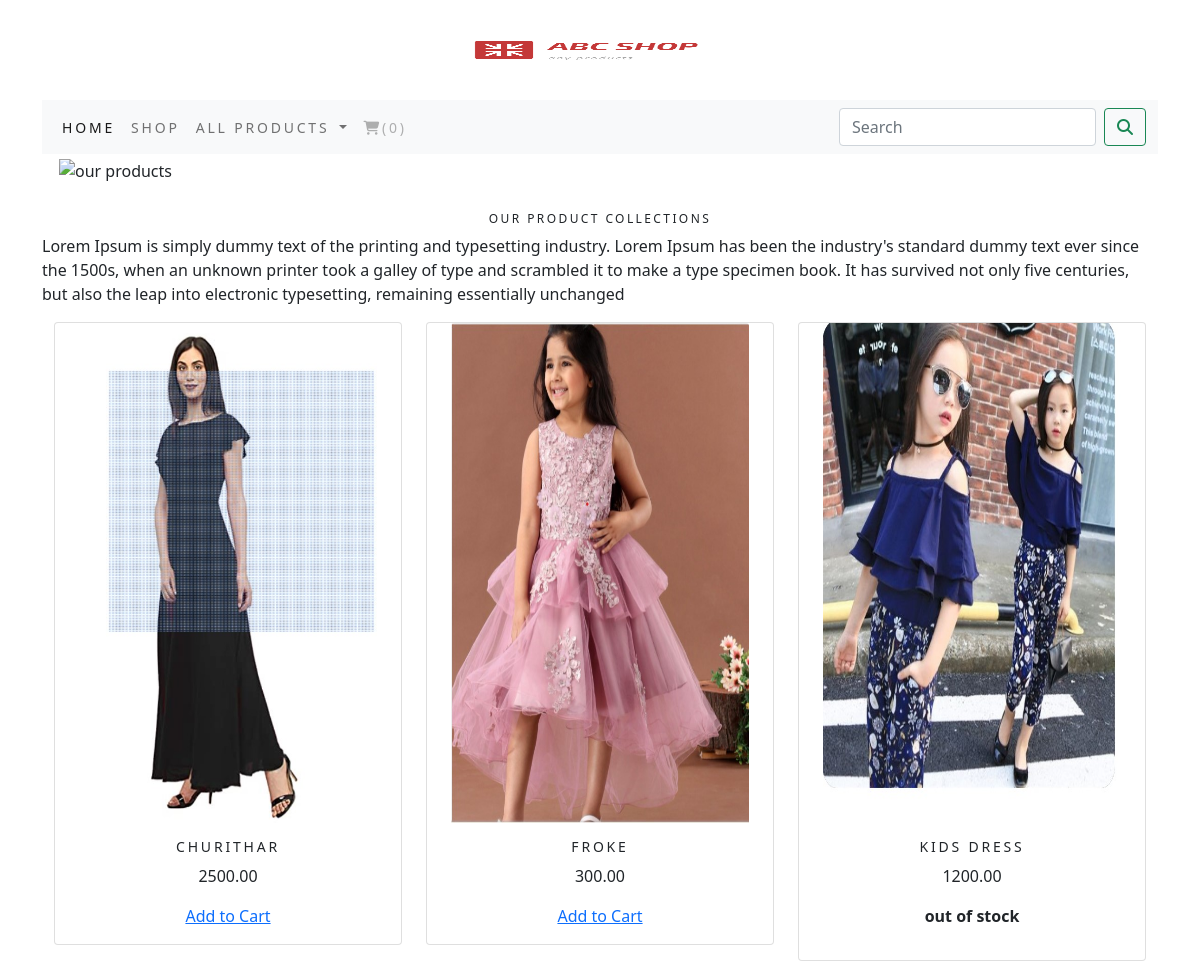
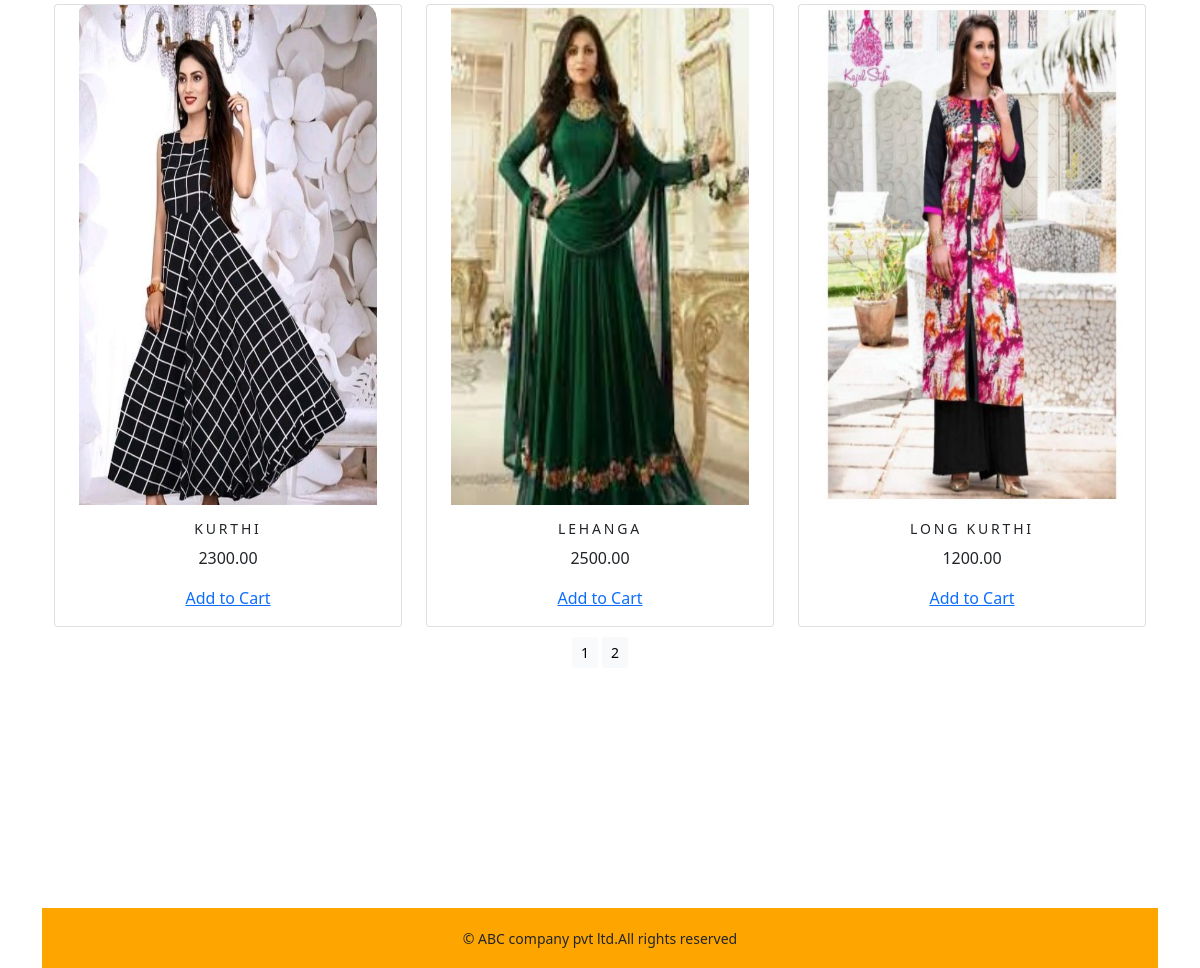
The app's page /shop/ with its own data (2 pictures, top to bottom).
### shoppingapp/models.py (models this page shows, shortened)
class Product(models.Model):
    name = models.CharField(max_length=250, unique=True)
    slug = models.SlugField(max_length=250, unique=True)
    description = models.TextField(blank=True)
    price = models.DecimalField(max_digits=10, decimal_places=2)
    category = models.ForeignKey(Category, on_delete=models.CASCADE)
    image = models.ImageField(upload_to='product', blank=True)
    stock = models.IntegerField()
    available = models.BooleanField(default=True)
    created = models.DateTimeField(auto_now_add=True)
    updated = models.DateTimeField(auto_now=True)
    class Meta:
        ordering = ('name',)
        verbose_name = 'product'
        verbose_name_plural = 'products'
    def get_url(self):
        return reverse('shoppingapp:pcDetail', args=[self.category.slug, self.slug])

### shoppingapp/views.py (the view)
# urls.py: path('', views.Cproduct, name='Cproduct'),
def Cproduct(request, c_slug=None):
    c_page = None
    products_list = None
    if c_slug is not None:
        c_page = get_object_or_404(Category, slug=c_slug)
        products_list = Product.objects.all().filter(category=c_page, available=True)
    else:
        products_list = Product.objects.all().filter(available=True)
    paginator = Paginator(products_list, 6)
    try:
        page = int(request.GET.get('page', '1'))
    except:
        page = 1
    try:
        products = paginator.page(page)
    except (EmptyPage, InvalidPage):
        products = paginator.page(paginator.num_pages)
    return render(request, "category.html", {'category': c_page, 'products': products})

### cart_app/context_processors.py (called while the page is built)
def counter(request):
    item_count = 0
    if 'admin' in request.path:
        return {}
    else:
        try:
            cart = Cart.objects.filter(cart_id=_cart_id(request))
            cart_items = CartItem.objects.all().filter(cart=cart[:1])
            for cart_item in cart_items:
                item_count += cart_item.quantity
        except Cart.DoesNotExist:
            item_count = 0
        print(sys.getrecursionlimit())
        sys.setrecursionlimit(6000)
    return dict(item_count=item_count)

### cart_app/views.py (called while the page is built)
def _cart_id(request):
    cart = request.session.session_key
    if not cart:
        cart = request.session.create()
    return cart

### shoppingapp/context_processors.py (called while the page is built)
def menu_links(request):
    links = Category.objects.all()
    return dict(links=links)

### shoppingapp/models.py (called while the page is built)
    def get_url(self):
        return reverse('shoppingapp:productscat', args=[self.slug])

### templates/category.html (shortened to what this page needs)
{% extends 'base.html' %}
{% load static %}
{% block content %}
        <div class="mx_auto">
            {% if category %}
            <img class="my_image" src="{{category.image.url}}" alt="{{category.name}}">
        </div>
        <br>
        <div>
            <h1 class="text-center my-title">{{category.name}}</h1>
        <p class="text-justify">{{category.description}}</p>
    </div>
        {% else %}
    <div class="container">
        <img class="my_image my_image_padding" src="{% static 'img/banner1.jpg' %}" alt="our products" width="1000px" height="175px">
    </div>
    <br>
    <div>
        <h1 class="text-center my_title">Our Product Collections</h1>
    <p class="text-justify">Lorem Ipsum is simply dummy text of the printing and typesetting industry. Lorem Ipsum has been the industry's standard dummy text ever since the 1500s, when an unknown printer took a galley of type and scrambled it to make a type specimen book. It has survived not only five centuries, but also the leap into electronic typesetting, remaining essentially unchanged</p>
</div>
{% endif %}
<div class="container">
    <div class="row mx_auto">
        {% for product in products.object_list %}
        <div class="my_bottom_margin col-9 col-sm-12 col-md-4 xol-lg-4">
<div class="card text-center" style="min-width:18rem;">
    <div class="container">
            <a href="{{product.get_url}}"><img class="card-img-top my_image" src="{{product.image.url}}" alt="{{product.name}}"></a>
            <div class="card-body">
            <h4>{{product.name}}</h4>
            <p>{{product.price}}</p>
             {% if product.stock <= 0 %}
                <p><b>out of stock</b></p>
            {% else %}
                <a href="">Add to Cart</a>
            {% endif %}
                 </div>
        </div>
        </div>
            </div>
        {% endfor %}
    </div>
    <div class="mx_auto">
        {% if products.paginator.num_pages > 1 %}
            <div class="text-center">
            {% for pg in products.paginator.page_range %}
                <a href="?page={{pg}}" class="btn btn-light btn-sm {% if products.number == pg %} active {% endif %}">{{pg}}</a>
            {% endfor %}
 {% endif %}
            </div>
        <br>
    </div>
</div>
{% endblock %}

### templates/base.html (shortened to what this page needs)
{% load static %}
<!DOCTYPE html>
<html lang="en">
<head>
    <link rel="stylesheet" href="{% static 'demo.css' %}">
        <link href="{% static 'css/bootstrap.min.css' %}" rel="stylesheet">
</head>
<body>
<div class="container">
    {% include 'header.html' %}
    {% include 'nav.html' %}
    {% block content %}{% endblock %}
</div>
<div>
    <br><br><br><br><br><br><br><br><br>
   {% include 'footer.html' %}
</div>
</body>
</html>

### templates/header.html
{% load static %}
<header xmlns="http://www.w3.org/1999/html">
    <center>
        <a href="{% url 'shoppingapp:Cproduct' %}"><img src="{% static 'img/logo.png' %}" alt="logimage" height="100px" width="320px"></a>
    </center>
</header>

### templates/nav.html (shortened to what this page needs)
<nav class="navbar navbar-expand-lg navbar-light bg-light">
  <div class="container-fluid">
    <div class="collapse navbar-collapse" id="navbarSupportedContent">
      <ul class="navbar-nav me-auto mb-2 mb-lg-0">
        <li class="nav-item">
          <a class="nav-link active" aria-current="page" href="#">Home</a>
        </li>
        <li class="nav-item">
          <a class="nav-link" href="#">shop</a>
        </li>
        <li class="nav-item dropdown {% if 'shoppingapp' in request.path %} active {% endif %}">
          <a class="nav-link dropdown-toggle" href="#" id="navbarDropdown" role="button" data-bs-toggle="dropdown" aria-expanded="false">
            All Products
          </a>
        </li>
          {% if item_count >= 0 %}
        <li class="nav-item">
          <a class="nav-link disabled" href="{% url 'cart_app:cart_detail' %}"><i class="fas fa-shopping-cart"></i>({{item_count}})</a>
        </li>
        {% endif %}
      </ul>
      <form class="d-flex" action="{% url 'search_app:search_items' %}" method="get">
        <input class="form-control me-2" type="search" placeholder="Search" name="q" aria-label="Search">
        <button class="btn btn-outline-success" type="submit"><i class="fas fa-search"></i></button>
      </form>
    </div>
  </div>
</nav>

### templates/footer.html
<div class="footer navbar-fixed-bottom my_footer">
  <p class="text-center">&copy; ABC company pvt ltd.All rights reserved</p>
</div>

### static/demo.css (style rules this page uses)
body { font-family : sans-serif; }
.nav-item { letter-spacing : .2em; font-size : 14px; text-transform : uppercase; }
.my_footer { background-color:orange; height:60px; }
.my_footer { padding-top:20px; font-size:14px; }
.my_image { width:100%; height:auto; }
.my_title { font-size:12px; text-transform : uppercase; letter-spacing : .2em; }
.my_image_padding { padding:5px; }
.container { position:relative; }
.my_bottom_margin { margin-bottom:10px; }
.card-body h4 { font-size:14px; text-transform:uppercase; letter-spacing:.2em; }
.card-img-top { height:500px; height:500px; }

### records on screen
Product: image (picture), name "CHURITHAR", price "2500.00", stock "Add to Cart"
Product: image (picture), name "FROKE", price "300.00", stock "Add to Cart"
Product: image (picture), name "KIDS DRESS", price "1200.00", stock "out of stock"
Product: image (picture), name "KURTHI", price "2300.00", stock "Add to Cart"
Product: image (picture), name "LEHANGA", price "2500.00", stock "Add to Cart"
Product: image (picture), name "LONG KURTHI", price "1200.00", stock "Add to Cart"

### other values on screen
{{ item_count }} "0"
{{ pg }} "1" "2"
